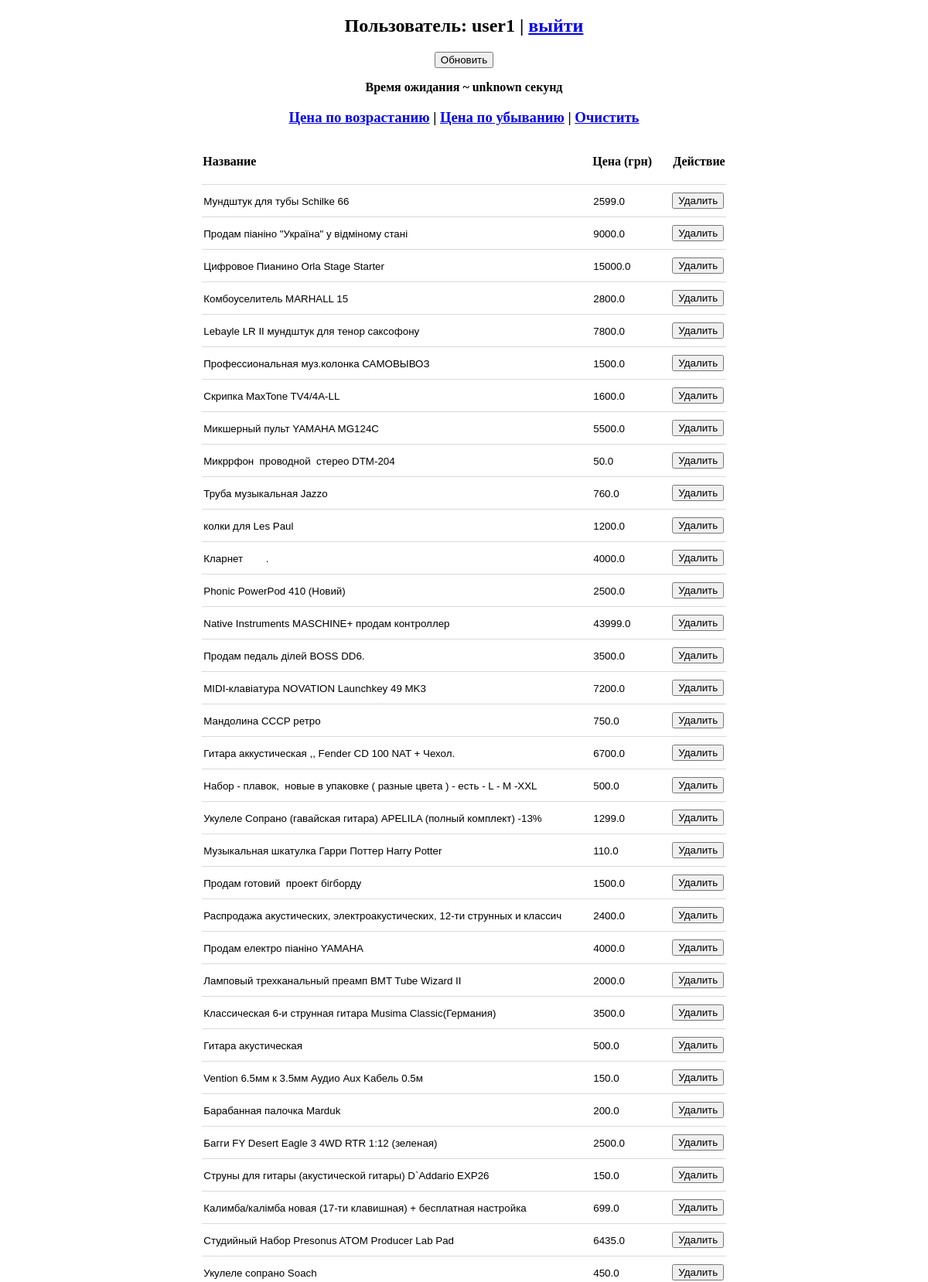
The page / (signed in, upper part) on the database its author committed.
### main.py (models this page shows, shortened)
class Users(db.Model):
    id = db.Column(db.Integer, primary_key=True)
    login = db.Column(db.String(100), nullable=False)
    password = db.Column(db.String(255), nullable=False)
    access_level = db.Column(db.Integer, nullable=False)

class Advertisements(db.Model):
    id = db.Column(db.Integer, primary_key=True)
    title = db.Column(db.String(100), nullable=False)
    price = db.Column(db.Float, nullable=False)
    photo = db.Column(db.String(255), nullable=False)
    seller_name = db.Column(db.String(255), nullable=False)

### main.py (the view, shortened to what this page needs)
@app.route('/', methods=['GET', 'POST'])
def index():
    try:
        user_id = session['user_id']
    except:
        return redirect(url_for('login'))
    user = Users.query.get(user_id)
    if user.access_level == 1:
        goal = 100
    elif user.access_level == 2:
        goal = 200
    elif user.access_level == 3:
        goal = 300
    else:
        goal = 0
    if request.args.get('user') == 'logout':
        del session['user_id']
        return redirect(url_for('login'))
    advertisements = Advertisements.query.order_by(Advertisements.id.desc()).limit(goal).all()
    if request.args.get('sort') == 'price_down':
        advertisements.sort(key=lambda x: x.price, reverse=True)
    if request.args.get('sort') == 'price_up':
        advertisements.sort(key=lambda x: x.price, reverse=False)
    data = {
        'user_id': user_id,
        'user_login': Users.query.get(user_id).login,
        'user_access_level': Users.query.get(user_id).access_level,
        'advertisements': advertisements,
        'estimate_time': 'unknown',
    }
    return render_template('main.html', data=data)

### templates/main.html (shortened to what this page needs)
{% extends 'base.html' %}
{% block content %}
    <h2>Пользователь: {{ data['user_login'] }} | <a href="?user=logout">выйти</a></h2>
    <form method="post">
        <input type="submit" name="action" value="Обновить">
        <p><b>Время ожидания ~ {{ data['estimate_time'] }} секунд</b></p>
    </form>
    <h3><a href="?sort=price_up">Цена по возрастанию</a> | <a href="?sort=price_down">Цена по убыванию</a> | <a href="?data=clear">Очистить</a></h3>
    <br>
    {% if data['advertisements'] | length > 0 %}
        <table>
            <thead>
                <tr>
                    <th>Название</th>
                    <th>Цена (грн)</th>
                    <th>Действие</th>
                </tr>
            </thead>
            <tbody>
                {% for adv in data['advertisements'] %}
                    <tr>
                        <form method="post">
                            <td class="title">
                                <input type="text" name="title" value="{{ adv.title }}" readonly>
                            </td>
                            <td class="price">
                                <input type="text" name="price" value="{{ adv.price }}" readonly>
                            </td>
                            <td>
                                <input type="submit" name="action" value="Удалить">
                            </td>
                        </form>
                    </tr>
                {% endfor %}
            </tbody>
        </table>
    {% endif %}
{% endblock content %}

### templates/base.html (shortened to what this page needs)
<!DOCTYPE html>
<html lang="en">
<head>
</head>
<body>
    <center>
        {% block content %}
        {% endblock content %}
    </center>
</body>
</html>

### templates/base.html (style rules this page uses)
table { border-collapse: collapse; }
th { padding-bottom: 20px; text-align: left; }
tr { border-bottom: 1px solid #72727243; }
td { padding: 10px 0; }
td.title input { width: 500px; }
td.price input { width: 100px; }
.title input, .price input, .seller_name input { border: none; }

### rows shown on the page
Users: user_login "user1"
Advertisements: title "Мундштук для тубы Schilke 66", price "2599.0"
Advertisements: title "Продам піаніно \"Україна\" у відміному стані", price "9000.0"
Advertisements: title "Цифровое Пианино Orla Stage Starter", price "15000.0"
Advertisements: title "Комбоуселитель MARHALL 15", price "2800.0"
Advertisements: title "Lebayle LR II мундштук для тенор саксофону", price "7800.0"
Advertisements: title "Профессиональная муз.колонка САМОВЫВОЗ", price "1500.0"
Advertisements: title "Скрипка MaxTone TV4/4A-LL", price "1600.0"
Advertisements: title "Микшерный пульт YAMAHA MG124C", price "5500.0"
Advertisements: title "Микррфон проводной стерео DTM-204", price "50.0"
Advertisements: title "Труба музыкальная Jazzo", price "760.0"
Advertisements: title "колки для Les Paul", price "1200.0"
Advertisements: title "Кларнет .", price "4000.0"
Advertisements: title "Phonic PowerPod 410 (Новий)", price "2500.0"
Advertisements: title "Native Instruments MASCHINE+ продам контроллер", price "43999.0"
Advertisements: title "Продам педаль ділей BOSS DD6.", price "3500.0"
Advertisements: title "MIDI-клавіатура NOVATION Launchkey 49 MK3", price "7200.0"
Advertisements: title "Мандолина СССР ретро", price "750.0"
Advertisements: title "Гитара аккустическая ,, Fender CD 100 NAT + Чехол.", price "6700.0"
Advertisements: title "Набор - плавок, новые в упаковке ( разные цвета ) - есть - L - M -XXL", price "500.0"
Advertisements: title "Укулеле Сопрано (гавайская гитара) APELILA (полный комплект) -13%", price "1299.0"
Advertisements: title "Музыкальная шкатулка Гарри Поттер Harry Potter", price "110.0"
Advertisements: title "Продам готовий проект бігборду", price "1500.0"
Advertisements: title "Распродажа акустических, электроакустических, 12-ти струнных и классич", price "2400.0"
Advertisements: title "Продам електро піаніно YAMAHA", price "4000.0"
Advertisements: title "Ламповый трехканальный преамп BMT Tube Wizard II", price "2000.0"
Advertisements: title "Классическая 6-и струнная гитара Musima Classic(Германия)", price "3500.0"
Advertisements: title "Гитара акустическая", price "500.0"
Advertisements: title "Vention 6.5мм к 3.5мм Аудио Aux Kабель 0.5м", price "150.0"
Advertisements: title "Барабанная палочка Marduk", price "200.0"
Advertisements: title "Багги FY Desert Eagle 3 4WD RTR 1:12 (зеленая)", price "2500.0"
Advertisements: title "Струны для гитары (акустической гитары) D`Addario EXP26", price "150.0"
Advertisements: title "Калимба/калімба новая (17-ти клавишная) + бесплатная настройка", price "699.0"
Advertisements: title "Студийный Набор Presonus ATOM Producer Lab Pad", price "6435.0"
Advertisements: title "Укулеле сопрано Soach", price "450.0"

### other values the page prints
{{ data['estimate_time'] }} "unknown"
